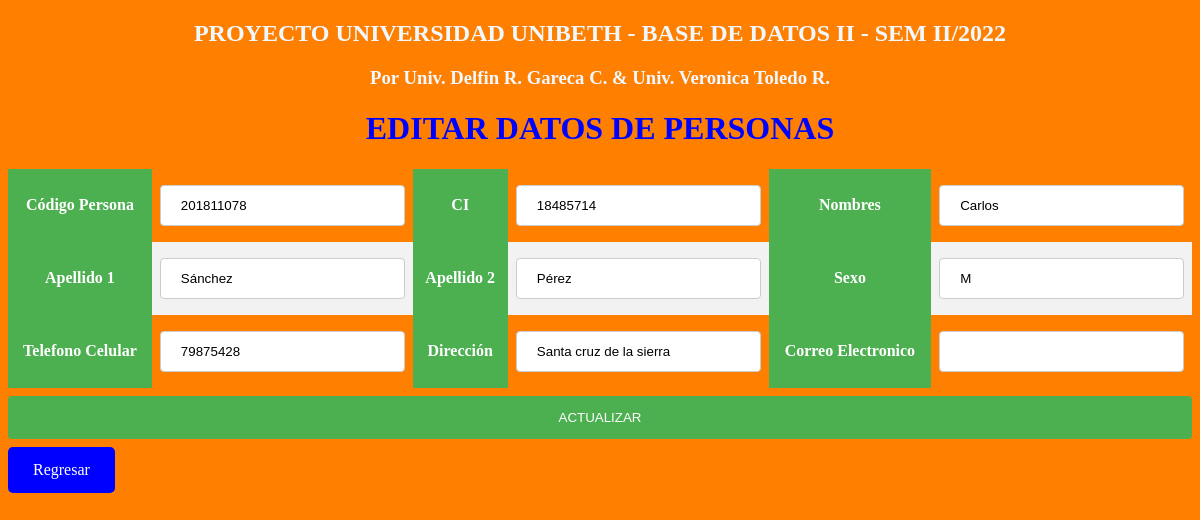
Screenshot of /cruduniv/editar.php?CodPersona=201811078 with the database file from the repository.
### tables this page shows
create table Personas (
CodPersona int primary key,
CI varchar(8) not null,
Nombre varchar (20) not null,
A_Primer varchar (20) not null,
A_Segundo varchar (20) null,
Sexo char (1) not null,
telefono int unique not null,
Direccion varchar (45) not null );

### cruduniv/editar.php (the view, shortened to what this page needs)
<?php
include("conexion.php");
?>
<!DOCTYPE html>
<html lang="es">
<head>
    <link rel="stylesheet" type="text/css" href="estilos.css">
</head>
<body style="background-color:rgb(255,128,0)">
    <?php
    if (isset($_POST['enviar'])) {
        $id = $_POST['CodPersona'];
        $CI = $_POST['CI'];
        $nombre = $_POST['Nombre'];
        $A_Primer = $_POST['A_Primer'];
        $A_Segundo = $_POST['A_Segundo'];
        $Sexo = $_POST['Sexo'];
        $telefono = $_POST['telefono'];
        $Direccion = $_POST['Direccion'];
        $email = $_POST['email'];
        $sql = "UPDATE `personas`  SET `CI`='$CI', `Nombre`='$nombre', `A_Primer`='$A_Primer', `A_Segundo` = '$A_Segundo', `Sexo` = '$Sexo', `telefono` = '$telefono', `Direccion` = '$Direccion', `email` = '$email' WHERE `personas`.`CodPersona`='$id'";
        $resultado = mysqli_query($conexion, $sql);
        if ($resultado) {
            echo "<script language='JavaScript'>alert('Los datos se actualizaron correctamente');
                location.assign('index.php');
                </script>";
        } else {
            echo "<script language='JavaScript'>alert('Los datos NO se actualizaron correctamente');
                location.assign('index.php');
                </script>";
        }
        mysqli_close($conexion);
    } else {
        $id = $_GET['CodPersona'];
        $sql = "select * from personas where CodPersona='" . $id . "'";
        $resultado = mysqli_query($conexion, $sql);
        $fila = mysqli_fetch_assoc($resultado);
        $CodPersona = $fila['CodPersona'];
        $CI = $fila['CI'];
        $nombre = $fila['Nombre'];
        $A_Primer = $fila['A_Primer'];
        $A_Segundo = $fila['A_Segundo'];
        $Sexo = $fila['Sexo'];
        $telefono = $fila['telefono'];
        $Direccion = $fila['Direccion'];
        $email = $fila['email'];
    ?>
        <th>
            <h2 style="color:aliceblue">PROYECTO UNIVERSIDAD UNIBETH - BASE DE DATOS II - SEM II/2022</h2>
            <h3 style="color:aliceblue">Por Univ. Delfin R. Gareca C. & Univ. Veronica Toledo R.</h3>
            <h1 style="color:blue">EDITAR DATOS DE PERSONAS</h1>
        </th>
        <form action="<?= $_SERVER['PHP_SELF'] ?>" method="post">
            <table>
                <tr>
                    <th><label for="">Código Persona</label></th>
                    <td><input type="text" name="CodPersona" value="<?php echo $CodPersona ?>"></td>
                    <th><label for="">CI</label></th>
                    <td><input type="text" name="CI" value="<?php echo $CI ?>"></td>
                    <th><label for=""> Nombres </label></th>
                    <td><input type="text" name="Nombre" value="<?php echo $nombre ?>"></td>
                </tr>
                <tr>
                    <th><label for=""> Apellido 1</label></th>
                    <td><input type="text" name="A_Primer" value="<?php echo $A_Primer ?>"> <br></td>
                    <th> <label for=""> Apellido 2</label></th>
                    <td><input type="text" name="A_Segundo" value="<?php echo $A_Segundo ?>"> <br></td>
                    <th><label for=""> Sexo </label></th>
                    <td><input type="text" name="Sexo" value="<?php echo $Sexo ?>"> <br></td>
                </tr>
                <tr>
                    <th><label for=""> Telefono Celular </label></th>
                    <td><input type="text" name="telefono" value="<?php echo $telefono ?>"> <br></td>
                    <th><label for=""> Dirección </label></th>
                    <td><input type="text" name="Direccion" value="<?php echo $Direccion ?>"> <br></td>
                    <th><label for=""> Correo Electronico </label></th>
                    <td><input type="text" name="email" value="<?php echo $email ?>"> <br></td>
                </tr>
            </table>
            <input type="submit" name="enviar" value="ACTUALIZAR">
            <a href="index.php">Regresar</a>
        </form>
    <?php
    }
    ?>
</body>
</html>

### cruduniv/estilos.css (style rules this page uses)
table { border-collapse: collapse; width: 100%; }
th,td { text-align: center; padding: 8px; }
tr:nth-child(even) { background-color: #f2f2f2 }
th { background-color: #4CAF50; color: white; }
a:link, a:visited { background-color: blue; color: white; padding: 14px 25px; text-align: center; text-decoration: none; display: inline-block; border-radius: 5px; }
h1,h2,h3,h4 { text-align: center; }
input[type=text], select { width: 100%; padding: 12px 20px; margin: 8px 0; display: inline-block; border: 1px solid #ccc; border-radius: 4px; box-sizing: border-box; }
input[type=submit] { width: 100%; background-color: #4CAF50; color: white; padding: 14px 20px; margin: 8px 0; border: none; border-radius: 4px; cursor: pointer; }

### rows the page displays
personas: CodPersona "201811078", CI "18485714", Nombre "Carlos", A_Primer "Sánchez", A_Segundo "Pérez", Sexo "M", telefono "79875428", Direccion "Santa cruz de la sierra"
